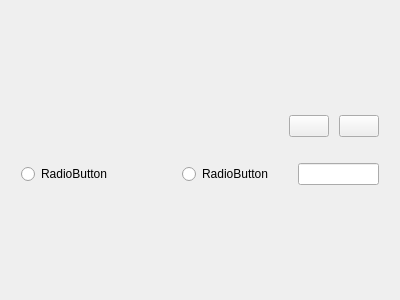
<?xml version="1.0" encoding="UTF-8"?>
<ui version="4.0">
 <class>Form</class>
 <widget class="QWidget" name="Form">
  <property name="geometry">
   <rect>
    <x>0</x>
    <y>0</y>
    <width>400</width>
    <height>300</height>
   </rect>
  </property>
  <property name="windowTitle">
   <string>Form</string>
  </property>
  <layout class="QVBoxLayout" name="verticalLayout_2">
   <item>
    <layout class="QVBoxLayout" name="list_item_layout" stretch="1,0">
     <item>
      <layout class="QHBoxLayout" name="horizontalLayout" stretch="8,1,1">
       <property name="spacing">
        <number>10</number>
       </property>
       <property name="leftMargin">
        <number>10</number>
       </property>
       <property name="topMargin">
        <number>10</number>
       </property>
       <property name="rightMargin">
        <number>10</number>
       </property>
       <property name="bottomMargin">
        <number>10</number>
       </property>
       <item>
        <widget class="QWidget" name="widget" native="true"/>
       </item>
       <item>
        <widget class="QPushButton" name="edit_button">
         <property name="text">
          <string/>
         </property>
        </widget>
       </item>
       <item>
        <widget class="QPushButton" name="delete_button">
         <property name="text">
          <string/>
         </property>
        </widget>
       </item>
      </layout>
     </item>
     <item>
      <layout class="QHBoxLayout" name="count_layout" stretch="5,2,3">
       <property name="spacing">
        <number>25</number>
       </property>
       <property name="leftMargin">
        <number>10</number>
       </property>
       <property name="topMargin">
        <number>10</number>
       </property>
       <property name="rightMargin">
        <number>10</number>
       </property>
       <property name="bottomMargin">
        <number>10</number>
       </property>
       <item>
        <widget class="QRadioButton" name="always_button">
         <property name="text">
          <string>RadioButton</string>
         </property>
        </widget>
       </item>
       <item>
        <widget class="QRadioButton" name="count_button">
         <property name="text">
          <string>RadioButton</string>
         </property>
        </widget>
       </item>
       <item>
        <widget class="QLineEdit" name="count_edit"/>
       </item>
      </layout>
     </item>
    </layout>
   </item>
  </layout>
 </widget>
 <resources/>
 <connections/>
</ui>
